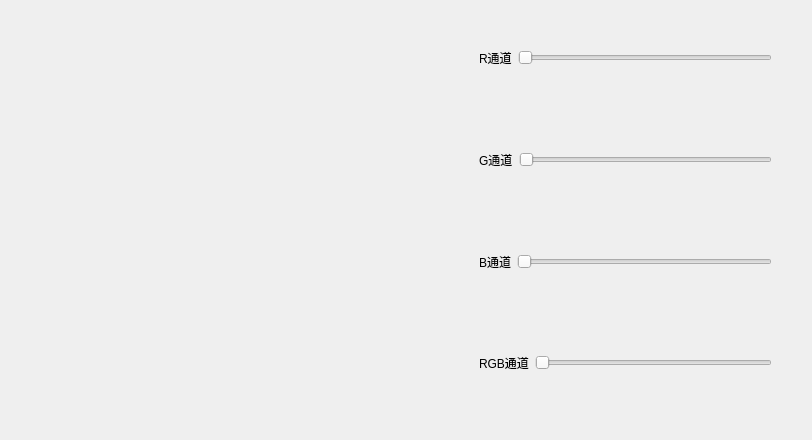
<?xml version="1.0" encoding="UTF-8"?>
<ui version="4.0">
 <class>ColorLevel</class>
 <widget class="QWidget" name="ColorLevel">
  <property name="geometry">
   <rect>
    <x>0</x>
    <y>0</y>
    <width>812</width>
    <height>440</height>
   </rect>
  </property>
  <property name="windowTitle">
   <string>Form</string>
  </property>
  <widget class="QLabel" name="imageLabel">
   <property name="geometry">
    <rect>
     <x>20</x>
     <y>10</y>
     <width>421</width>
     <height>401</height>
    </rect>
   </property>
   <property name="text">
    <string/>
   </property>
  </widget>
  <widget class="QWidget" name="widget" native="true">
   <property name="geometry">
    <rect>
     <x>470</x>
     <y>10</y>
     <width>311</width>
     <height>401</height>
    </rect>
   </property>
   <layout class="QVBoxLayout" name="verticalLayout">
    <item>
     <widget class="QWidget" name="widget_R" native="true">
      <layout class="QHBoxLayout" name="horizontalLayout_2">
       <item>
        <widget class="QLabel" name="label_5">
         <property name="text">
          <string>R通道</string>
         </property>
        </widget>
       </item>
       <item>
        <widget class="QSlider" name="horizontalSlider_R">
         <property name="orientation">
          <enum>Qt::Horizontal</enum>
         </property>
        </widget>
       </item>
      </layout>
     </widget>
    </item>
    <item>
     <widget class="QWidget" name="widget_G" native="true">
      <layout class="QHBoxLayout" name="horizontalLayout_3">
       <item>
        <widget class="QLabel" name="label_6">
         <property name="text">
          <string>G通道</string>
         </property>
        </widget>
       </item>
       <item>
        <widget class="QSlider" name="horizontalSlider_G">
         <property name="orientation">
          <enum>Qt::Horizontal</enum>
         </property>
        </widget>
       </item>
      </layout>
     </widget>
    </item>
    <item>
     <widget class="QWidget" name="widget_B" native="true">
      <layout class="QHBoxLayout" name="horizontalLayout_4">
       <item>
        <widget class="QLabel" name="label_7">
         <property name="text">
          <string>B通道</string>
         </property>
        </widget>
       </item>
       <item>
        <widget class="QSlider" name="horizontalSlider_B">
         <property name="orientation">
          <enum>Qt::Horizontal</enum>
         </property>
        </widget>
       </item>
      </layout>
     </widget>
    </item>
    <item>
     <widget class="QWidget" name="widget_RGB" native="true">
      <layout class="QHBoxLayout" name="horizontalLayout">
       <item>
        <widget class="QLabel" name="label">
         <property name="text">
          <string>RGB通道</string>
         </property>
        </widget>
       </item>
       <item>
        <widget class="QSlider" name="horizontalSlider_RGB">
         <property name="orientation">
          <enum>Qt::Horizontal</enum>
         </property>
        </widget>
       </item>
      </layout>
     </widget>
    </item>
   </layout>
  </widget>
 </widget>
 <resources/>
 <connections/>
</ui>
